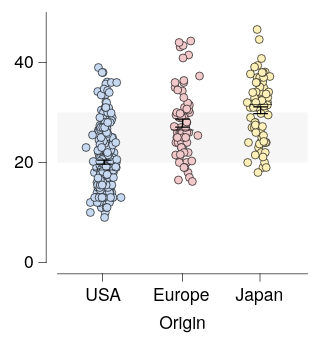

Write a Vega-Lite specification for this figure.
### Vega-Lite specification from a JSON file in a GitHub repository (floating-point values rounded to 4 significant figures; data arrays with more than 128 entries replaced by an {"elided": "..."} marker saying what was removed)
{"background": null, "config": {"arc": {"fill": "#DBDBDB", "fillOpacity": 1.0, "innerRadius": 25.0, "padAngle": 0.03, "stroke": "black", "strokeOpacity": 1, "strokeWidth": 0.25}, "area": {"fill": "#DBDBDB", "fillOpacity": 1.0, "stroke": "black", "strokeOpacity": 1, "strokeWidth": 0.25}, "axis": {"domain": true, "domainCap": "round", "domainColor": "black", "domainWidth": 0.25, "grid": false, "gridCap": "round", "gridColor": "#F1F1F1", "gridDash": [0, 0], "gridOpacity": 1.0, "gridWidth": 0.25, "labelColor": "black", "labelFont": "HelveticaNeue", "labelFontSize": 7, "labelFontStyle": "normal", "labelFontWeight": 400, "offset": 4.5, "ticks": true, "tickCap": "round", "tickColor": "black", "tickSize": 3, "tickWidth": 0.25, "titleColor": "black", "titleFont": "HelveticaNeue", "titleFontSize": 7, "titleFontStyle": "normal", "titleFontWeight": 400}, "axisX": {"domain": true, "labelAlign": "center", "labelAngle": 0, "labels": true, "ticks": true, "translate": 0}, "axisY": {"domain": true, "labelAlign": "right", "labelAngle": 0, "labels": true, "ticks": true, "translate": 0}, "axisRight": {"domain": true, "labelAlign": "left", "labelAngle": 0, "labels": true, "ticks": true, "translate": 0}, "axisTop": {"domain": true, "labelAlign": "center", "labelAngle": 0, "labels": true, "ticks": true, "translate": 0}, "bar": {"fill": "#DBDBDB", "fillOpacity": 1.0, "stroke": "black", "strokeOpacity": 1, "strokeWidth": 0.25}, "boxplot": {"size": 9.0, "ticks": {"cornerRadius": 0.25, "fill": "black", "size": 4.5, "thickness": 0.25}, "box": {"fillOpacity": 1.0, "stroke": "black", "strokeOpacity": 1, "strokeWidth": 0.25}, "median": {"fill": "black", "fillOpacity": 1.0, "size": 9.0, "thickness": 0.25}, "rule": {"fill": "black", "fillOpacity": 1.0, "size": 10.0, "stroke": "black", "strokeDash": [0, 0], "strokeOpacity": 1, "strokeWidth": 0.25}, "outliers": {"color": "black", "fill": "black", "fillOpacity": 1.0, "size": 0, "stroke": "black", "strokeOpacity": 1, "strokeWidth": 0.25}}, "circle": {"fill": "black", "fillOpacity": 1.0, "size": 0.5, "stroke": "black", "strokeOpacity": 1, "strokeWidth": 0.25}, "errorband": {"band": {"fillOpacity": 0.6, "stroke": null, "strokeWidth": 0.25, "strokeOpacity": 1}, "borders": {"opacity": 0, "strokeOpacity": 0.25, "strokeWidth": 1}}, "errorbar": {"opacity": 1, "rule": {"strokeDash": [0, 0], "strokeWidth": 0.5}, "ticks": {"color": "black", "cornerRadius": 0.25, "opacity": 1, "size": 6.0, "thickness": 0.5}, "thickness": 0.5}, "font": "HelveticaNeue", "geoshape": {"fill": "#DBDBDB", "fillOpacity": 1.0, "stroke": "black", "strokeOpacity": 1, "strokeWidth": 0.25}, "header": {"labelColor": "black", "labelFont": "HelveticaNeue", "labelFontSize": 7, "labelFontStyle": "normal", "labelFontWeight": 400, "titleColor": "black", "titleFont": "HelveticaNeue", "titleFontSize": 7, "titleFontStyle": "normal", "titleFontWeight": 400, "titlePadding": 0}, "legend": {"disable": false, "offset": 4.5, "gradientLength": 50.0, "gradientThickness": 5.0, "gradientOpacity": 1.0, "gradientStrokeColor": "black", "gradientStrokeWidth": 0.25, "labelColor": "black", "labelFont": "HelveticaNeue", "labelFontSize": 7, "labelFontStyle": "normal", "labelFontWeight": 400, "strokeColor": "black", "strokeWidth": 0, "symbolSize": 42, "symbolStrokeColor": "black", "symbolStrokeWidth": 0.25, "titleColor": "black", "titleFont": "HelveticaNeue", "titleFontSize": 7, "titleFontStyle": "normal", "titleFontWeight": 400}, "line": {"color": "black", "stroke": "black", "strokeCap": "round", "strokeDash": [0, 0], "strokeOpacity": 1, "strokeWidth": 0.375}, "point": {"filled": true, "fill": "#DBDBDB", "fillOpacity": 1.0, "size": 5.0, "stroke": "black", "strokeOpacity": 1, "strokeWidth": 0.25}, "range": {"category": ["#C6D9F1", "#F1C9CB", "#FEF0B9", "#CEE37A", "#7AA8E0", "#E589A3", "#FDDD5D", "#68B961", "#4177B1", "#C35082", "#E5C227", "#438156"], "diverging": {"scheme": ["#C35082", "#CE6D94", "#D989A7", "#E2A4BA", "#EABFCE", "#F1DBE2", "#F6F6F6", "#D7E0EB", "#B9CBE0", "#9BB6D5", "#7DA1C9", "#5F8CBD", "#4177B1"]}, "heatmap": {"scheme": ["#DFE9F7", "#C6D9F1", "#ADC8EC", "#94B8E6", "#7AA8E0", "#6097DA", "#4D87CA", "#4177B1", "#386898", "#2F597F", "#264A69", "#1D3A58"]}, "ordinal": {"scheme": ["#F1F1F1", "#DBDBDB", "#C6C6C6", "#B2B2B2", "#9D9D9D", "#898989", "#767676", "#636363", "#515151", "#404040", "#2F2F2F", "#1F1F1F"]}, "ramp": {"scheme": ["#DFE9F7", "#C6D9F1", "#ADC8EC", "#94B8E6", "#7AA8E0", "#6097DA", "#4D87CA", "#4177B1", "#386898", "#2F597F", "#264A69", "#1D3A58"]}}, "rule": {"color": "black", "stroke": "black", "strokeCap": "round", "strokeDash": [2, 2], "strokeOpacity": 1, "strokeWidth": 0.25}, "scale": {"bandPaddingInner": 0.1, "bandPaddingOuter": 0.1, "round": false}, "rect": {"fill": "#DBDBDB", "fillOpacity": 1.0, "stroke": "black", "strokeOpacity": 1, "strokeWidth": 0.25}, "square": {"fill": "#DBDBDB", "fillOpacity": 1.0, "size": 10.0, "stroke": "black", "strokeOpacity": 1, "strokeWidth": 0.25}, "text": {"color": "black", "font": "HelveticaNeue", "fontSize": 7, "fontStyle": "normal", "fontWeight": 400}, "title": {"anchor": "middle", "frame": "group", "color": "black", "font": "HelveticaNeue", "fontSize": 7, "fontStyle": "normal", "fontWeight": 400, "subtitleColor": "black", "subtitleFont": "HelveticaNeue", "subtitleFontSize": "HelveticaNeue", "subtitleFontStyle": "normal", "subtitleFontWeight": 400}, "view": {"continuousWidth": 100, "continuousHeight": 100, "discreteWidth": 100, "discreteHeight": 100, "fill": null, "stroke": null, "strokeWidth": 0.25}}, "layer": [{"mark": {"type": "rect", "color": "#F1F1F1", "opacity": 0.6, "stroke": null, "strokeOpacity": 0, "strokeWidth": 0}, "encoding": {"y": {"field": "__ys", "title": null, "type": "quantitative"}, "y2": {"field": "__ye"}}}, {"layer": [{"data": {"name": "data-5a85ede2053d4aec77293cfb476ae07b"}, "mark": {"type": "circle", "opacity": 1.0, "size": 10.0}, "encoding": {"color": {"field": "Origin", "legend": null, "sort": ["USA", "Europe", "Japan"], "title": null, "type": "nominal"}, "x": {"axis": {}, "field": "Origin", "sort": ["USA", "Europe", "Japan"], "title": "Origin", "type": "nominal"}, "xOffset": {"field": "jitter_x", "scale": {"domain": [-7.33, 7.33], "range": [5.17, 19.83]}, "type": "quantitative"}, "y": {"field": "Miles_per_Gallon", "title": "Miles per gallon", "type": "quantitative"}}}, {"data": {"name": "data-64e7897fd8423deef5c97d660b6d3367"}, "mark": {"type": "errorbar"}, "encoding": {"x": {"axis": {}, "field": "Origin", "sort": ["USA", "Europe", "Japan"], "title": "Origin", "type": "nominal"}, "y": {"field": "__mean", "title": "Miles per gallon", "type": "quantitative"}, "yError": {"field": "__error"}}}, {"data": {"name": "data-5a85ede2053d4aec77293cfb476ae07b"}, "mark": {"type": "boxplot", "box": {"fillOpacity": 0, "strokeOpacity": 0}, "outliers": {"opacity": 0}, "rule": {"strokeOpacity": 0}, "ticks": false}, "encoding": {"x": {"axis": {}, "field": "Origin", "sort": ["USA", "Europe", "Japan"], "title": "Origin", "type": "nominal"}, "y": {"field": "Miles_per_Gallon", "title": "Miles per gallon", "type": "quantitative"}}}]}], "data": {"name": "data-2f176e3133c552af5bd938bd0dea95f4"}, "$schema": "https://vega.github.io/schema/vega-lite/v6.4.1.json", "datasets": {"data-2f176e3133c552af5bd938bd0dea95f4": [{"__ys": 20.0, "__ye": 30.0, "__dysonsphere__": 1}], "data-5a85ede2053d4aec77293cfb476ae07b": {"elided": "398 records"}, "data-64e7897fd8423deef5c97d660b6d3367": [{"Origin": "USA", "__mean": 20.08, "__error": 0.4058, "__dysonsphere__": 1}, {"Origin": "Japan", "__mean": 30.45, "__error": 0.6852, "__dysonsphere__": 1}, {"Origin": "Europe", "__mean": 27.89, "__error": 0.8037, "__dysonsphere__": 1}]}}
